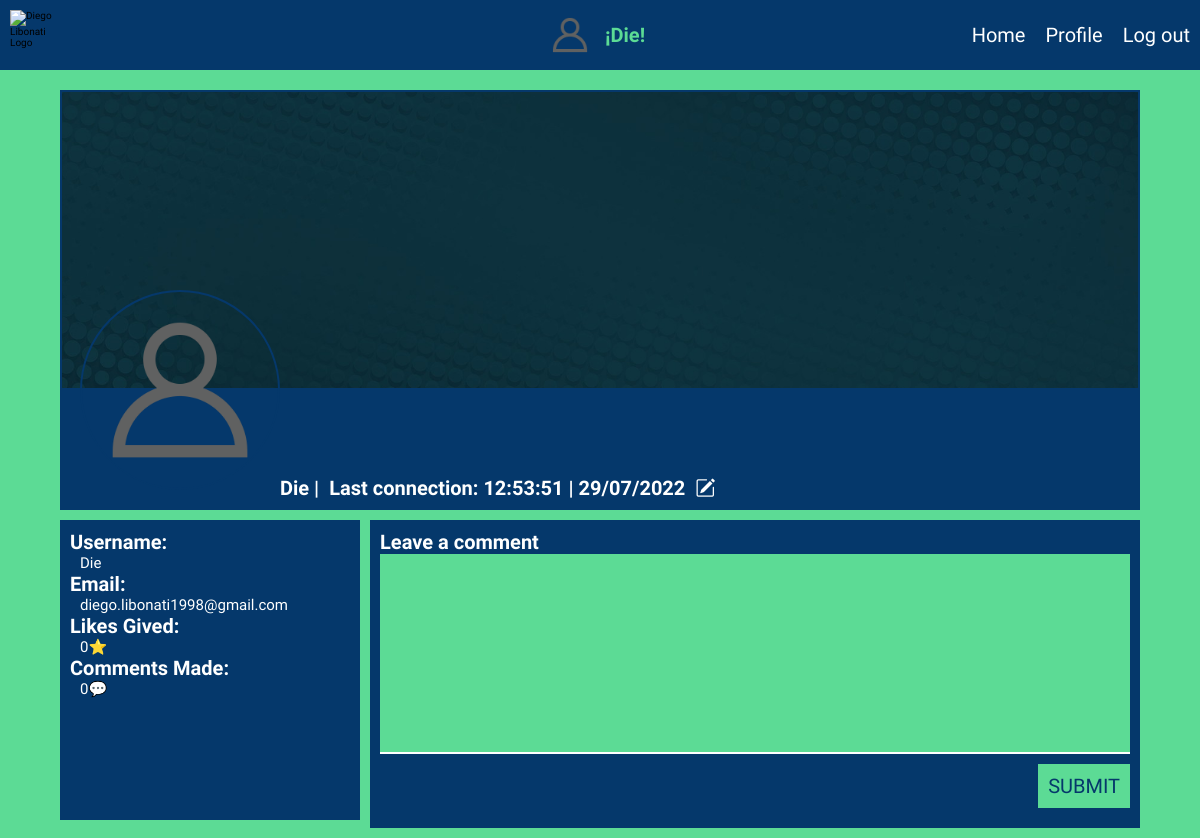
Before: /profile/Die (signed in) with the older database file.
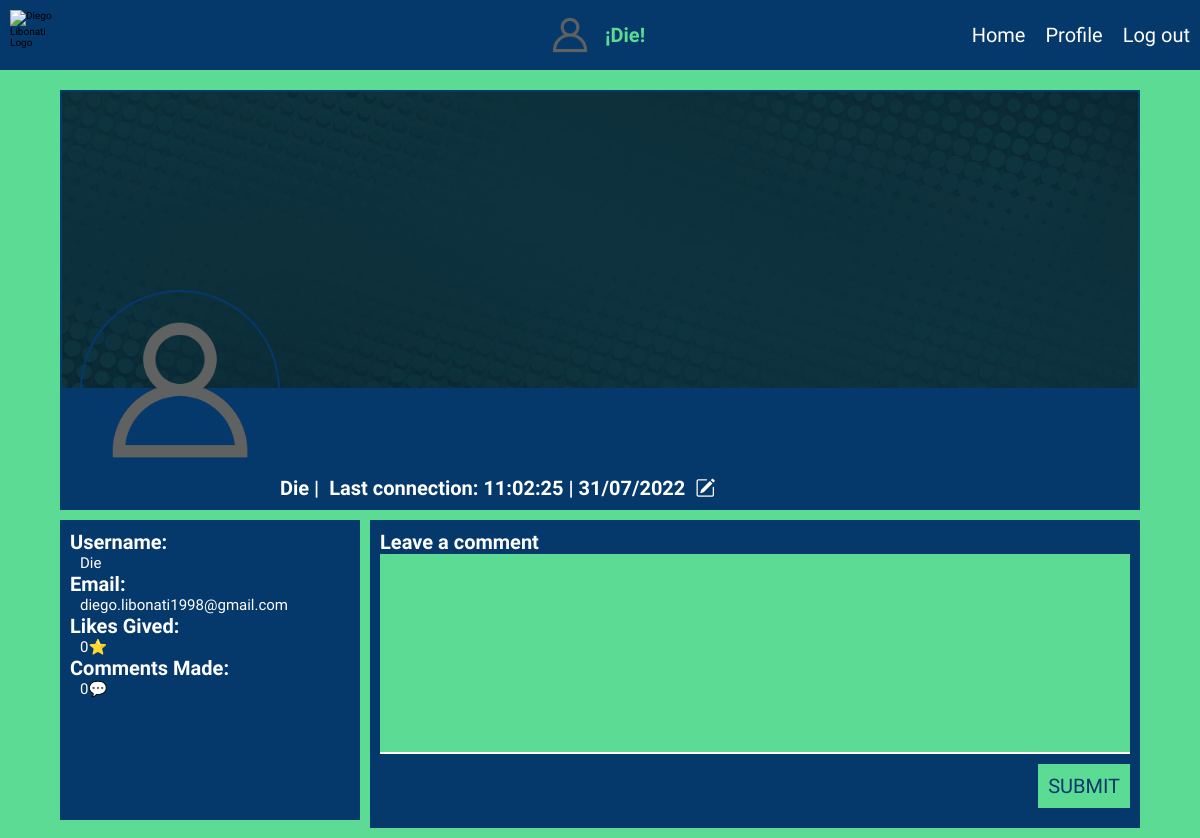
After: the same page with the newer database file.
### foro/models.py (models this page shows)
class User(db.Model, UserMixin):
    id = db.Column(db.Integer, primary_key=True)
    username = db.Column(db.String(20), unique=True)
    email = db.Column(db.String(150), unique=True)
    password = db.Column(db.String(150))
    profile_photo = db.Column(db.String(120), nullable=True, default="default.webp")
    profile_banner = db.Column(db.String(120), nullable=True, default="default.jpg")
    last_connection = db.Column(db.String(120), nullable = False)
    is_active = db.Column(db.DateTime(timezone=True), default= datetime.utcnow())
    comments = db.relationship('Comment', backref="user")
    likes = db.relationship('Comment_Like', backref="user")

### foro/views.py (the view, shortened to what this page needs)
@views.route('/profile/<user>', methods= ['GET', 'POST'])
@login_required
def profile(user):
    user_db = User.query.filter_by(username=user).first()
    profile_comments_db = db.session.query(User,Comment).join(Comment).filter_by(profile_id = user_db.id)
    if request.method == 'GET':
        if user_db and user == current_user.username:
            return render_template('profile.html', user=current_user, comments = profile_comments_db)
        elif user_db and user == user_db.username:
            return render_template('profile.html', user=user_db, comments = profile_comments_db)
        else:
            return render_template("<h2>User Not Found</h2>")

### foro/__init__.py (called while the page is built)
def create_app():
    app = Flask(__name__)
    app.config['SECRET_KEY'] = 'asdasdasdasd'
    app.config['SQLALCHEMY_DATABASE_URI'] = f'sqlite:///{DB_NAME}'
    app.jinja_env.add_extension('jinja2.ext.loopcontrols')
    db.init_app(app)
    migrate = Migrate(app, db)
    from .views import views
    from .auth import auth
    app.register_blueprint(views, url_prefix="/")
    app.register_blueprint(auth, url_prefix="/")
    from .models import User,Comment,Comment_Like
    create_database(app)
    login_manager = LoginManager()
    login_manager.login_view = 'auth.login'
    login_manager.init_app(app)
    @login_manager.user_loader
    def load_user(id):
        return User.query.get(int(id))
    return app

### foro/views.py (called while the page is built)
@views.before_request
@login_required
def update_user_is_active():
    current_user.is_active = datetime.utcnow()
    db.session.commit()

### foro/templates/profile.html (shortened to what this page needs)
{% extends 'base.html' %}
{% block linkcss %}
    <link rel="stylesheet" type="text/css" href="{{ url_for('static', filename='css/profile/header.css') }}">
    <link rel="stylesheet" type="text/css" href="{{ url_for('static', filename='css/profile/main.css') }}">
{% endblock linkcss %}
{% block content %}
<main>
    <section class="header_profile_container">
        <article class="header_container_banner">
            <img src="{{ url_for('static', filename='profilebanners/'+user.profile_banner) }}" alt="gif">
            <div class="header_container_banner_information">
                <h2>{{user.username}} |</h2>
                <h2>Last connection: {{user.last_connection}}</h2>
                <button><a href="{{url_for("views.profile_update", username = user.username)}}"><i class="bi bi-pencil-square"></i></a></button>
        </article>
        <img class="img-profile" src="{{ url_for('static', filename='profilephotos/'+user.profile_photo) }}" alt="gif">
    </section>
    <section class="profile_main">
        <aside class="profile_information">
            <h2>Username: </h2>
            <p>{{user.username}}</p>
            <h2>Email: </h2>
            <p>{{user.email}}</p>
            <h2>Likes Gived: </h2>
            <p>{{user.likes|count}}⭐</p>
            <h2>Comments Made: </h2>
            <p>{{user.comments|count}}💬</p>
        </aside>
        <article class="profile_comments">
            <form method="POST" class="form_container">
                <h2>Leave a comment</h2>
                <textarea name="comment"></textarea>
                <button type="submit">SUBMIT</button>
            </form>
        </article>
    </section>
</main>
{% endblock content %}

### foro/templates/base.html (shortened to what this page needs)
<!DOCTYPE html>
<html lang="en">
  <head>
    <link rel="stylesheet" type="text/css" href="{{ url_for('static', filename='css/general.css') }}">
    <link rel="stylesheet" type="text/css" href="{{ url_for('static', filename='css/navbar.css') }}">
    {% block linkcss %} {% endblock linkcss %}
  </head>
  <body>
    <header class="header_container">
        <div class="navbar_mobile">
            <img src="{{ url_for('static', filename='DL.png') }}" alt="Diego Libonati Logo">
        </div>
        {% if user.is_authenticated %}
          <div class="navbar_logo">
            <img  src="{{ url_for('static', filename='profilephotos/'+current_user.profile_photo) }}" alt="gif">
            <h2>¡{{current_user.username}}!</h2>
          </div>
        {% endif %}
        <nav class="navbar_container">
            <ul class="navbar_container_list">
              {% if user.is_authenticated %}
                <li class="navbar_container_list_li"><a class="navbar_container_list_li_a" href="/">Home</a></li>
                <li class="navbar_container_list_li"><a class="navbar_container_list_li_a" href={{ url_for('views.profile', user = current_user.username) }}>Profile</a></li>
                <li class="navbar_container_list_li"><a class="navbar_container_list_li_a" href="/logout">Log out</a></li>
              {% else %}
                <li class="navbar_container_list_li"><a class="navbar_container_list_li_a" href="/login">Login</a></li>
                <li class="navbar_container_list_li"><a class="navbar_container_list_li_a" href="/sign-up">Sign Up</a></li>
              {% endif %}
            </ul>
        </nav>
    </header>
      {% block content %}
      {% endblock content %}
  </body>
</html>

### foro/static/css/general.css (style rules this page uses)
* { margin: 0; padding: 0; box-sizing: border-box; font-size: 10px; list-style: none; font-family: Prompt, Helvetica, sans-serif; }
img { max-width: 100%; }
body { height: 100%; width: 100%; margin-top: 7rem; }
main { display: flex; align-items: center; justify-content: center; flex-flow: column wrap; width: 100%; height: 100%; }

### foro/static/css/navbar.css (style rules this page uses)
.header_container { display: flex; align-items: center; justify-content: center; flex-flow: row wrap; width: 100%; height: 7rem; background-color: #05386B; position: fixed; z-index: 9999; top: 0; left: 0; }
.navbar_mobile { display: flex; align-items: center; justify-content: space-between; flex-flow: row wrap; height: 7rem; width: 100%; padding: 1rem; }
.header_container img { width: 5rem; height: 5rem; object-fit: cover; }
.navbar_container { display: flex; align-items: center; justify-content: center; flex-flow: row wrap; height: auto; width: 100%; }
.navbar_container_list { display: flex; align-items: flex-start; justify-content: center; flex-flow: column nowrap; height: auto; max-height: 0; width: 100%; background-color: #05386B; transition: max-height 1s; overflow: hidden; }
.navbar_container_list_li { padding: 1rem; }
.navbar_container_list_li_a { text-decoration: none; font-size: 2rem; color: #fff; }
.navbar_logo { display: flex; align-items: center; justify-content: center; flex-flow: row wrap; position: absolute; width: 100%; z-index: -1; }
.navbar_logo img { border-radius: 50%; width: 5rem; height: 5rem; object-fit: cover; }
.navbar_logo h2 { font-size: 2rem; color: #5CDB95; padding: 1rem; }
@media only screen and (min-width:1024px) { .header_container { justify-content: space-between; } }
@media only screen and (min-width:1024px) { .navbar_mobile { width: auto; } }
@media only screen and (min-width:1024px) { .navbar_container { width: auto; } }
@media only screen and (min-width:1024px) { .navbar_container_list { flex-flow: row wrap; max-height: 100rem; } }

### foro/static/css/profile/header.css (style rules this page uses)
body { background-color: #5CDB95; }
.header_profile_container { width: 90%; height: 43rem; position: relative; margin-top: 2rem; }
.header_container_banner { display: flex; align-items: flex-start; justify-content: center; flex-flow: row wrap; position: absolute; height: 100%; width: 100%; }
.header_container_banner img { width: 100%; height: 30rem; object-fit: cover; border: .2rem solid #05386B; }
.header_container_banner_information { display: flex; align-items: center; justify-content: flex-start; flex-flow: row wrap; width: 100%; height: 13rem; background-color: #05386B; padding: 1rem; }
.header_container_banner_information h2 { font-size: 1.5rem; color: #fff; padding-right: 1rem; }
.header_container_banner_information button { background: none; border: none; cursor: pointer; }
.header_container_banner_information button i { font-size: 2rem; color: #fff; }
.img-profile { position: absolute; width: 15rem; height: 15rem; object-fit: cover; border-radius: 50%; bottom: 14rem; left: 1rem; border: .2rem solid #05386B; }
@media only screen and (min-width: 768px) { .header_profile_container { height: 42rem; } }
@media only screen and (min-width: 768px) { .header_container_banner_information { align-items: flex-end; justify-content: flex-start; height: 12rem; padding: 0rem 0rem 1rem 22rem; } }
@media only screen and (min-width: 768px) { .img-profile { width: 20rem; height: 20rem; bottom: 2rem; left: 2rem; } }
@media only screen and (min-width: 768px) { .header_container_banner_information h2 { text-align: start; font-size: 2rem; } }

Changed rows visible on the page:
changed User "Die": last_connection "12:53:51 | 29/07/2022" → "11:02:25 | 31/07/2022"
